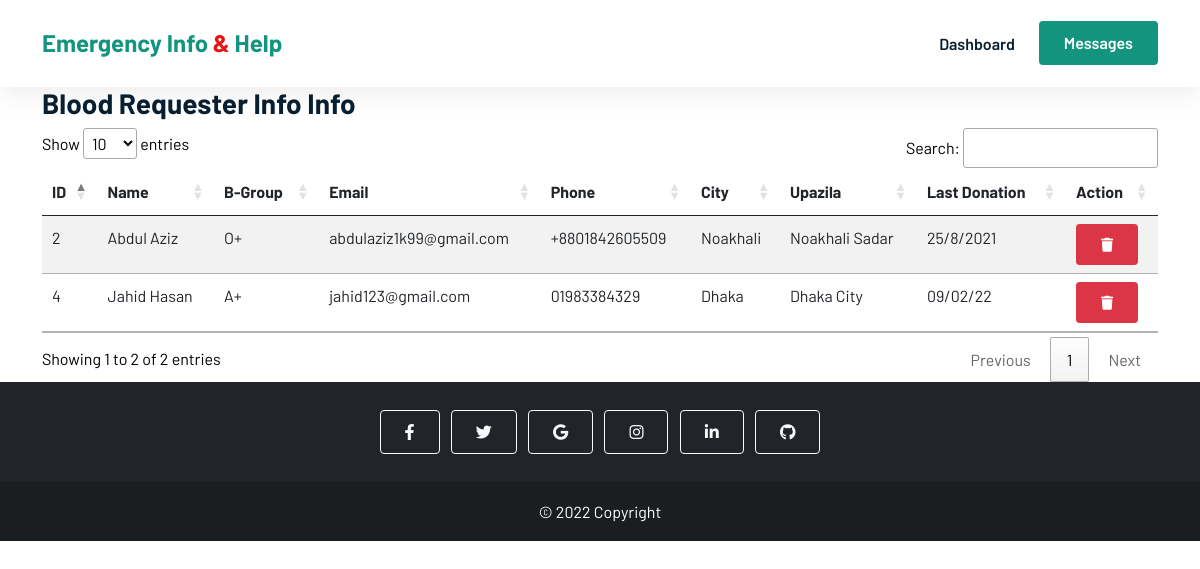
The app's page /admin/blood_donors_info.php (signed in) with its own data.
### tables this page shows
CREATE TABLE `donors_registration` (
  `id` int(255) NOT NULL,
  `frist_name` varchar(20) NOT NULL,
  `last_name` varchar(20) NOT NULL,
  `blood_group` varchar(6) NOT NULL,
  `gender` varchar(10) NOT NULL,
  `age` int(10) NOT NULL,
  `weight` int(10) NOT NULL,
  `email` varchar(32) NOT NULL,
  `phone` varchar(15) NOT NULL,
  `address` varchar(255) NOT NULL,
  `division` varchar(20) NOT NULL,
  `city` varchar(20) NOT NULL,
  `upazila` varchar(20) NOT NULL,
  `last_donation` varchar(255) DEFAULT NULL,
  `user_name` varchar(32) NOT NULL,
  `password` varchar(32) NOT NULL,
  `image` varchar(255) NOT NULL
);

### admin/blood_donors_info.php (the view, shortened to what this page needs)
<?php
include_once './admin_includes/db.php';
$sql = "SELECT * FROM `donors_registration`";
$results = $con->query($sql);
?>
<!DOCTYPE html>
<html lang="en">
<head>
    <link href="https://cdn.jsdelivr.net/npm/bootstrap@5.0.2/dist/css/bootstrap.min.css" rel="stylesheet" />
    <link rel="stylesheet" href="https://cdnjs.cloudflare.com/ajax/libs/font-awesome/6.1.1/css/all.min.css" />
    <link rel="stylesheet" href="//cdn.datatables.net/1.12.1/css/jquery.dataTables.min.css">
    <link rel="stylesheet" href="../css/style.css" />
</head>
<body>
    <header class="sticky-top">
        <nav class="navbar navbar-expand-lg  bg-white">
            <div class="container">
                <a class="navbar-brand" href="./admin_dashboard.php">Emergency Info <span>&</span> Help</a>
                <div class="collapse navbar-collapse" id="navbarNavDropdown">
                    <ul class="navbar-nav ms-auto">
                        <li class="nav-item">
                            <a class="nav-link" aria-current="page" href="./admin_dashboard.php">Dashboard</a>
                        </li>
                    </ul>
                    <a href="messages.php" class="btn btn-brand ms-lg-3">Messages</a>
                </div>
            </div>
        </nav>
    </header>
    <main>
        <div class="container">
            <h3>Blood Requester Info Info</h3>
            <div>
                <table class="table table-striped" id="messages">
                    <thead>
                        <tr>
                            <th scope="col">ID</th>
                            <th scope="col">Name</th>
                            <th scope="col">B-Group</th>
                            <th scope="col">Email</th>
                            <th scope="col">Phone</th>
                            <th scope="col">City</th>
                            <th scope="col">Upazila</th>
                            <th scope="col">Last Donation</th>
                            <th scope="col">Action</th>
                        </tr>
                    </thead>
                    <tbody>
                        <?php while ($row = $results->fetch_assoc()) : ?>
                            <tr>
                                <td><?php echo $row['id'] ?></td>
                                <td><?php echo $row['frist_name'] . " ".$row['last_name']  ?></td>
                                <td><?php echo $row['blood_group'] ?></td>
                                <td><?php echo $row['email'] ?></td>
                                <td><?php echo $row['phone'] ?></td>
                                <td><?php echo $row['city'] ?></td>
                                <td><?php echo $row['upazila'] ?></td>
                                <td><?php echo $row['last_donation'] ?></td>
                                <td>
                                    <button class='delete btn btn-sm btn-danger' id="<?php echo $row['id'] ?>"><i class="delete fa-solid fa-trash" id="<?php echo $row['id'] ?>"></i></button>
                                </td>
                            </tr>
                        <?php endwhile ?>
                    </tbody>
                </table>
            </div>
        </div>
    </main>
    <footer class="bg-dark text-center text-white">
        <div class="container p-4 pb-0">
            <section class="mb-4">
                <a class="btn btn-outline-light btn-floating m-1" href="#!" role="button"><i class="fab fa-facebook-f"></i></a>
                <a class="btn btn-outline-light btn-floating m-1" href="#!" role="button"><i class="fab fa-twitter"></i></a>
                <a class="btn btn-outline-light btn-floating m-1" href="#!" role="button"><i class="fab fa-google"></i></a>
                <a class="btn btn-outline-light btn-floating m-1" href="#!" role="button"><i class="fab fa-instagram"></i></a>
                <a class="btn btn-outline-light btn-floating m-1" href="#!" role="button"><i class="fab fa-linkedin-in"></i></a>
                <a class="btn btn-outline-light btn-floating m-1" href="#!" role="button"><i class="fab fa-github"></i></a>
            </section>
        </div>
        <div class="text-center p-3 footer-last">
            © 2022 Copyright
        </div>
    </footer>
</body>
</html>

### css/style.css (style rules this page uses)
* { margin: 0; padding: 0; box-sizing: border-box; list-style: none; }
html, body { font-family: "Barlow", sans-serif; line-height: 1.7; color: black; max-width: 100%; scroll-behavior: smooth; }
h1, h2, h3, h4, h5, h6 { font-weight: 700 !important; color: #092032; }
.navbar-nav .nav-link { color: #092032; text-decoration: none; transition: all 0.4s ease; font-weight: 600; }
a { color: #092032; text-decoration: none; }
.navbar { box-shadow: 0px 6px 30px rgba(0, 0, 0, 0.08); z-index: 1; padding: 1.5% 0; }
.navbar .navbar-brand { font-weight: 700; font-size: 24px; color: #12947f; }
.navbar-brand span { color: #e71414; }
.btn { padding: 9px 24px; font-weight: 600; }
.btn-brand { color: white; background-color: #12947f; }
.footer-last { background-color: rgba(0, 0, 0, 0.2); }
a { color: black; }

### records on screen
donors_registration: id "2", frist_name "Abdul", last_name "Aziz", blood_group "O+", email "abdulaziz1k99@gmail.com", phone "+8801842605509", city "Noakhali", upazila "Noakhali Sadar", last_donation "25/8/2021"
donors_registration: id "4", frist_name "Jahid", last_name "Hasan", blood_group "A+", email "jahid123@gmail.com", phone "01983384329", city "Dhaka", upazila "Dhaka City", last_donation "09/02/22"
